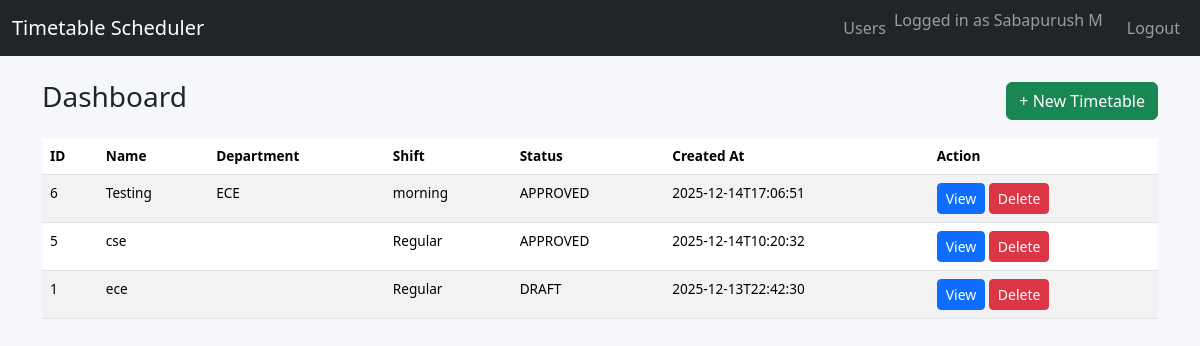
/dashboard (signed in), run on the app's committed database.
### tables this page shows
CREATE TABLE users (
    id INTEGER PRIMARY KEY AUTOINCREMENT,
    username TEXT UNIQUE NOT NULL,
    password_hash TEXT NOT NULL,
    role TEXT NOT NULL
);

CREATE TABLE timetables (
    id INTEGER PRIMARY KEY AUTOINCREMENT,
    name TEXT NOT NULL,
    department TEXT,
    shift TEXT,
    status TEXT NOT NULL,         -- DRAFT / UNDER_REVIEW / APPROVED
    input_json TEXT NOT NULL,     -- stores rooms, batches, subjects, etc.
    solution_json TEXT,           -- stores multiple timetable options
    suggestions TEXT,             -- text explaining problems/suggestions
    created_by INTEGER,
    created_at TEXT,
    FOREIGN KEY (created_by) REFERENCES users(id)
);

### app.py (the view)
@app.route('/dashboard')
@login_required
def dashboard():
    user = current_user()
    conn = get_db()
    timetables = conn.execute(
        "SELECT * FROM timetables ORDER BY created_at DESC"
    ).fetchall()
    conn.close()
    return render_template('dashboard.html', user=user, timetables=timetables)

### app.py (called while the page is built)
def get_db():
    conn = sqlite3.connect(DATABASE)
    conn.row_factory = sqlite3.Row
    return conn

def current_user():
    if 'user_id' in session:
        conn = get_db()
        user = conn.execute(
            "SELECT * FROM users WHERE id = ?",
            (session['user_id'],)
        ).fetchone()
        conn.close()
        return user
    return None

def login_required(f):
    @wraps(f)
    def wrapper(*args, **kwargs):
        if not current_user():
            return redirect(url_for('login'))
        return f(*args, **kwargs)
    return wrapper

### templates/dashboard.html
{% extends "base.html" %}
{% block content %}
<div class="d-flex justify-content-between align-items-center mb-3">
    <h3>Dashboard</h3>
    <a href="{{ url_for('create_timetable') }}" class="btn btn-success">+ New Timetable</a>
</div>
{% if timetables %}
<table class="table table-striped">
  <thead>
    <tr>
      <th>ID</th>
      <th>Name</th>
      <th>Department</th>
      <th>Shift</th>
      <th>Status</th>
      <th>Created At</th>
      <th>Action</th>
    </tr>
  </thead>
  <tbody>
  {% for t in timetables %}
    <tr>
      <td>{{ t['id'] }}</td>
      <td>{{ t['name'] }}</td>
      <td>{{ t['department'] }}</td>
      <td>{{ t['shift'] }}</td>
      <td>{{ t['status'] }}</td>
      <td>{{ t['created_at'] }}</td>
      <td>
    <a href="{{ url_for('view_timetable', timetable_id=t['id']) }}"
       class="btn btn-sm btn-primary">View</a>
    <form action="{{ url_for('delete_timetable', timetable_id=t['id']) }}"
          method="post"
          style="display:inline;"
          onsubmit="return confirm('Are you sure you want to delete this timetable?');">
        <button class="btn btn-sm btn-danger">Delete</button>
    </form>
</td>
    </tr>
  {% endfor %}
  </tbody>
</table>
{% else %}
<p>No timetables generated yet.</p>
{% endif %}
{% endblock %}

### templates/base.html (shortened to what this page needs)
<!DOCTYPE html>
<html lang="en">
<head>
    <link href="https://cdn.jsdelivr.net/npm/bootstrap@5.3.2/dist/css/bootstrap.min.css" rel="stylesheet">
    <link rel="stylesheet" href="{{ url_for('static', filename='style.css') }}">
</head>
<body>
<nav class="navbar navbar-expand-lg navbar-dark bg-dark mb-4">
  <div class="container-fluid">
    <a class="navbar-brand" href="{{ url_for('dashboard') }}">Timetable Scheduler</a>
    <div class="collapse navbar-collapse">
      <ul class="navbar-nav ms-auto">
       {% if user %}
<li class="nav-item">
  {% if user['role'] == 'ADMIN' %}
    <a class="nav-link" href="{{ url_for('list_users') }}">Users</a>
  {% endif %}
</li>
<li class="nav-item">
  <span class="navbar-text me-3">Logged in as {{ user['username'] }}</span>
</li>
<li class="nav-item">
  <a class="nav-link" href="{{ url_for('logout') }}">Logout</a>
</li>
{% endif %}
      </ul>
    </div>
  </div>
</nav>
<div class="container">
    {% block content %}{% endblock %}
</div>
</body>
</html>

### static/style.css (style rules this page uses)
body { background-color: #f5f7fa; }
table.table td, table.table th { font-size: 0.85rem; }

### data on the page
users: username "Sabapurush M"
timetables: id "6", name "Testing", department "ECE", shift "morning", status "APPROVED", created_at "2025-12-14T17:06:51"
timetables: id "5", name "cse", shift "Regular", status "APPROVED", created_at "2025-12-14T10:20:32"
timetables: id "1", name "ece", shift "Regular", status "DRAFT", created_at "2025-12-13T22:42:30"
